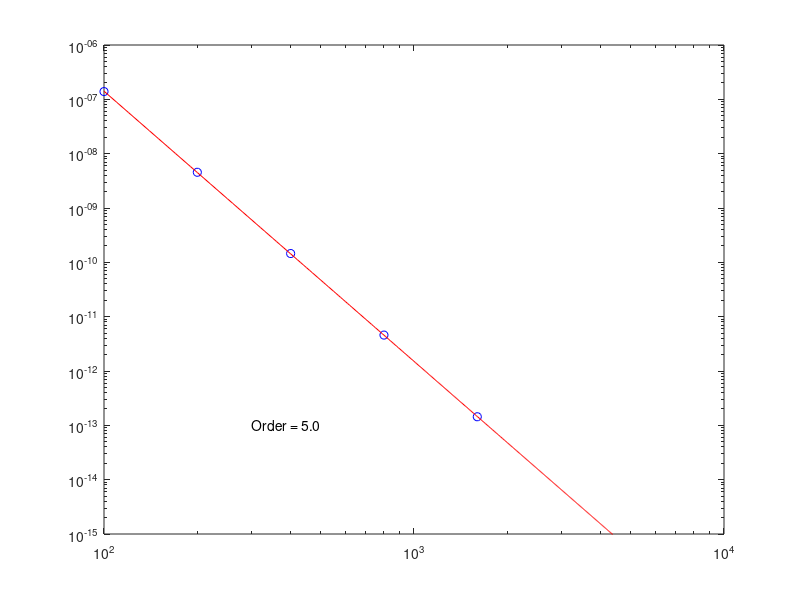

MATLAB code to generate this figure:
%%%%%%%%%%%%%%%%%%%%%%%%%%%%%%%%%%%%%%%%%%%%%%%%%%%%%%%%%%%%%%%%%%%%%%%%%%%%%
%
% test_bc_extrapolants.m checks that the extrapolants used to set the 
% ghostcells for a Neumann boundary condition in 1d have the expected
% order of accuracy.  Only cubic and quartic extrapolants can be tested.
%
% Set the polynomial_order variable to choose the polynomial extrapolant
% to test.
%
%%%%%%%%%%%%%%%%%%%%%%%%%%%%%%%%%%%%%%%%%%%%%%%%%%%%%%%%%%%%%%%%%%%%%%%%%%%%%

%%%%%%%%%%%%%%%%%%%%%%%%%%%%%%%%%%%%%%%%%%%%%%%%%%%%%%%%%%%%%%
% MATLAB parameters
%%%%%%%%%%%%%%%%%%%%%%%%%%%%%%%%%%%%%%%%%%%%%%%%%%%%%%%%%%%%%%
clear;
format long;
format compact;


%%%%%%%%%%%%%%%%%%%%%%%%%%%%%%%%%%%%%%%%%%%%%%%%%%%%%%%%%%%%%%
% numerical parameters
%%%%%%%%%%%%%%%%%%%%%%%%%%%%%%%%%%%%%%%%%%%%%%%%%%%%%%%%%%%%%%
polynomial_order = 4;  % choices: 3, 4
grid_sizes = [100 200 400 800 1600];


%%%%%%%%%%%%%%%%%%%%%%%%%%%%%%%%%%%%%%%%%%%%%%%%%%%%%%%%%%%%%%
% compute error for different dx
%%%%%%%%%%%%%%%%%%%%%%%%%%%%%%%%%%%%%%%%%%%%%%%%%%%%%%%%%%%%%%
err_f_extrap = zeros(size(grid_sizes));
for i = 1:length(grid_sizes)

  %%%%%%%%%%%%%%%%%%%%%%%%%%%%%%%%%%%%%%%%%%%%%%%%%%%%%%%%%%%%%%
  % compute grid 
  %%%%%%%%%%%%%%%%%%%%%%%%%%%%%%%%%%%%%%%%%%%%%%%%%%%%%%%%%%%%%%
  N = grid_sizes(i);
  dx = 1/N;
  x = 0:dx:1+dx;

  %%%%%%%%%%%%%%%%%%%%%%%%%%%%%%%%%%%%%%%%%%%%%%%%%%%%%%%%%%%%%%
  % compare results with analytical derivative
  %%%%%%%%%%%%%%%%%%%%%%%%%%%%%%%%%%%%%%%%%%%%%%%%%%%%%%%%%%%%%%
  f = exp(cos(3*x))+sin(5*x)+x.^8;
  dfdx = -3*sin(3*x).*exp(cos(3*x)) + 5*cos(5*x) + 8*x.^7;

  %%%%%%%%%%%%%%%%%%%%%%%%%%%%%%%%%%%%%%%%%%%%%%%%%%%%%%%%%%%%%%
  % compute extrapolated value at x_{N+1}
  %%%%%%%%%%%%%%%%%%%%%%%%%%%%%%%%%%%%%%%%%%%%%%%%%%%%%%%%%%%%%%

  if polynomial_order == 3
    % cubic extrapolant
    alpha = 0.5*(dx*dfdx(N) - 1.5*f(N) + 2*f(N-1) - 0.5*f(N-2));
    f_extrap = 3*f(N) - 3*f(N-1) + f(N-2) + 6*alpha; 

  else

    % quartic extrapolant
    alpha = 1/6*(dx*dfdx(N) - 11/6*f(N) + 3*f(N-1) - 1.5*f(N-2) + 1/3*f(N-3));
    f_extrap = 4*f(N) - 6*f(N-1) + 4*f(N-2) - f(N-3) + 24*alpha;

  end

  %%%%%%%%%%%%%%%%%%%%%%%%%%%%%%%%%%%%%%%%%%%%%%%%%%%%%%%%%%%%%%
  % compute error
  %%%%%%%%%%%%%%%%%%%%%%%%%%%%%%%%%%%%%%%%%%%%%%%%%%%%%%%%%%%%%%
  err_f_extrap(i) = abs(f_extrap - f(N+1));

end

% show error
err_f_extrap = err_f_extrap 

% compute order of discretization
P = polyfit(log(grid_sizes),log(err_f_extrap),1);
order = -P(1)

% plot error vs grid size
figure(2); clf;
loglog(grid_sizes,err_f_extrap,'bo');
hold on;
N_plot = 100:10:10000;
plot(N_plot,exp(log(N_plot)*P(1)+P(2)),'r');
order_str = sprintf('Order = %1.1f', order);
if polynomial_order == 3
  text(500,1e-12,order_str);
  axis([100 10000 1e-14 1e-4]);
else
  text(300,1e-13,order_str);
  axis([100 10000 1e-15 1e-6]);
end
